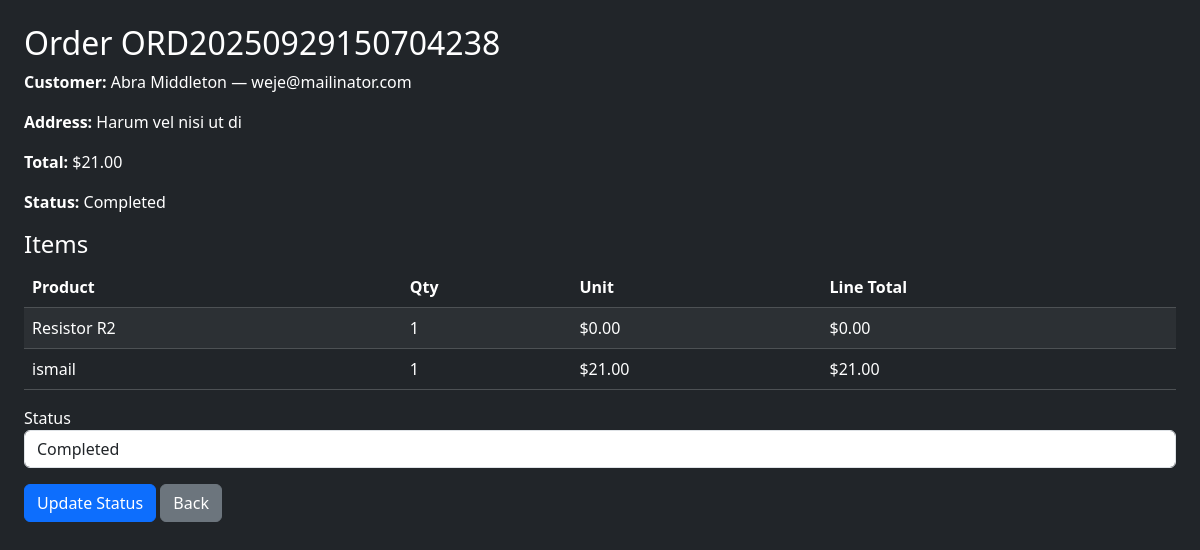
The app's page /admin-portal/order_view.php?id=16 (signed in) with its own data.
### tables this page shows
CREATE TABLE `orders` (
  `OrderID` int(11) NOT NULL,
  `OrderNumber` varchar(50) NOT NULL,
  `SessionID` varchar(255) NOT NULL,
  `CustomerName` varchar(100) NOT NULL,
  `CustomerEmail` varchar(100) NOT NULL,
  `CustomerAddress` text NOT NULL,
  `Total` decimal(10,2) DEFAULT 0.00,
  `CustomerPhone` varchar(20) NOT NULL,
  `PaymentMethod` enum('Credit Card','Bank Transfer','Cash on Delivery') NOT NULL,
  `OrderNotes` text DEFAULT NULL,
  `TotalAmount` decimal(10,2) NOT NULL,
  `Status` enum('Pending','Processing','Completed','Cancelled') NOT NULL DEFAULT 'Pending',
  `CreatedAt` timestamp NOT NULL DEFAULT current_timestamp(),
  `CustomerID` int(11) DEFAULT NULL
);

CREATE TABLE `orderitems` (
  `OrderItemID` int(11) NOT NULL,
  `OrderID` int(11) NOT NULL,
  `ProductID` char(10) DEFAULT NULL,
  `ProductName` varchar(100) NOT NULL,
  `Quantity` int(11) NOT NULL,
  `UnitPrice` decimal(10,2) NOT NULL
);

### admin-portal/order_view.php (the view, shortened to what this page needs)
<?php
include('includes/db.php');
$id = intval($_GET['id']);
$order = $conn->query("SELECT * FROM orders WHERE OrderID=$id")->fetch_assoc();
$items = $conn->query("SELECT * FROM orderitems WHERE OrderID=$id");
?>
<!DOCTYPE html>
<html><head>
  <link href="https://cdn.jsdelivr.net/npm/bootstrap@5.3.2/dist/css/bootstrap.min.css" rel="stylesheet">
</head><body class="bg-dark text-white">
<div class="content p-4">
  <h2>Order <?= htmlspecialchars($order['OrderNumber']) ?></h2>
  <p><strong>Customer:</strong> <?= htmlspecialchars($order['CustomerName']) ?> — <?= htmlspecialchars($order['CustomerEmail']) ?></p>
  <p><strong>Address:</strong> <?= nl2br(htmlspecialchars($order['CustomerAddress'])) ?></p>
  <p><strong>Total:</strong> $<?= number_format($order['Total'],2) ?></p>
  <p><strong>Status:</strong> <?= htmlspecialchars($order['Status']) ?></p>
  <h4>Items</h4>
  <table class="table table-striped table-dark">
    <thead><tr><th>Product</th><th>Qty</th><th>Unit</th><th>Line Total</th></tr></thead>
    <tbody>
      <?php while($it = $items->fetch_assoc()): ?>
      <tr>
        <td><?= htmlspecialchars($it['ProductName']) ?> <?php if ($it['ProductID']): ?><small class="text-muted">(<?= $it['ProductID'] ?>)</small><?php endif; ?></td>
        <td><?= $it['Quantity'] ?></td>
        <td>$<?= number_format($it['UnitPrice'],2) ?></td>
        <td>$<?= number_format($it['Quantity']*$it['UnitPrice'],2) ?></td>
      </tr>
      <?php endwhile; ?>
    </tbody>
  </table>
  <form method="POST" action="order_update_status.php" class="mb-3">
    <div class="mb-3">
      <label>Status</label>
      <select name="status" class="form-control">
        <option <?= $order['Status']=='Completed'?'selected':'' ?>>Completed</option>
      </select>
    </div>
    <button class="btn btn-primary">Update Status</button>
    <a href="orders.php" class="btn btn-secondary">Back</a>
  </form>
</div>
</body></html>

### records on screen
orders: OrderNumber "ORD20250929150704238", CustomerName "Abra Middleton", CustomerEmail "weje@mailinator.com", CustomerAddress "Harum vel nisi ut di", Total "21.00", Status "Completed", status "Completed"
orderitems: ProductName "Resistor R2", Quantity "1", UnitPrice "0.00", $it['Quantity']*$it['UnitPrice'] "0.00"
orderitems: ProductName "ismail", Quantity "1", UnitPrice "21.00", $it['Quantity']*$it['UnitPrice'] "21.00"
